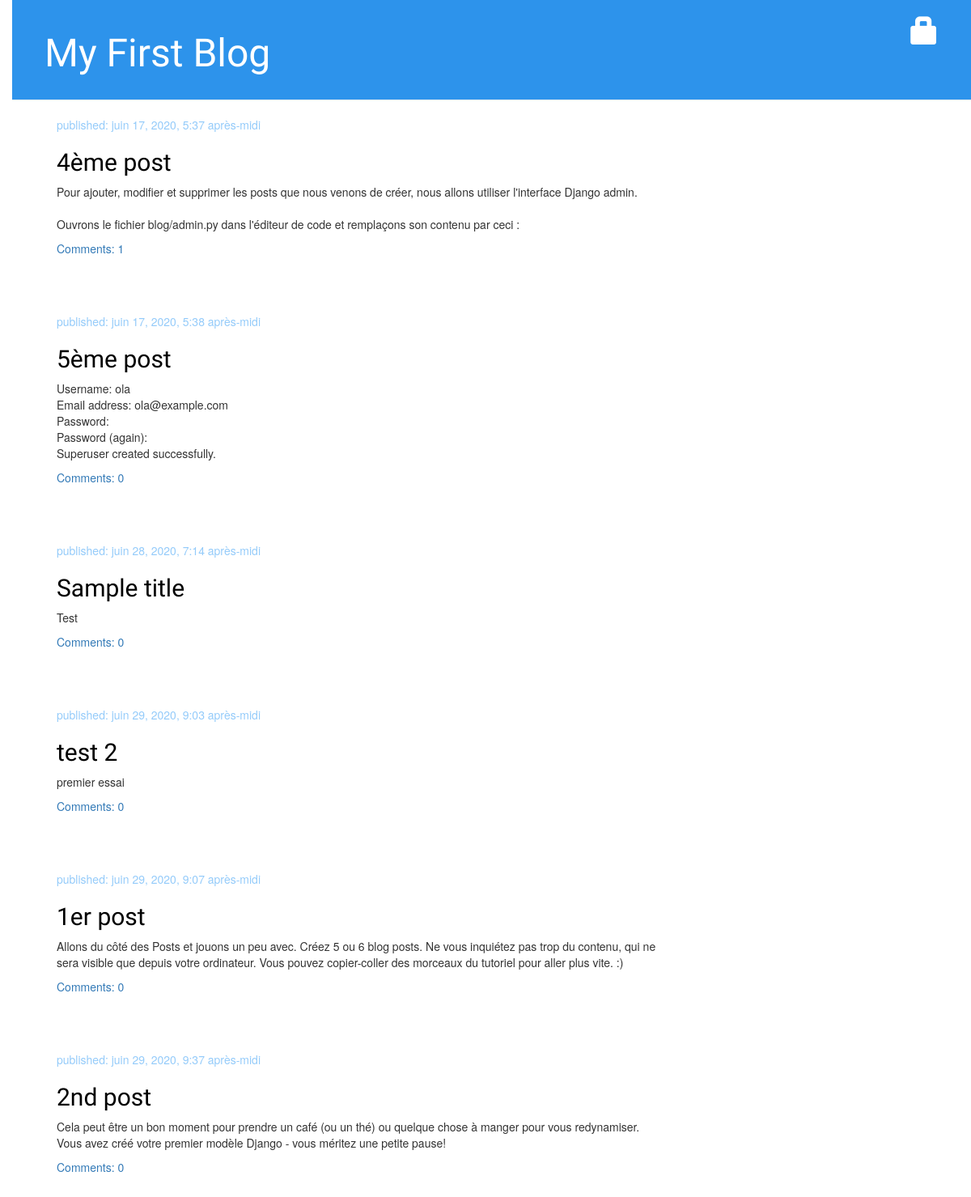
The page / on the database its author committed.
### blog/models.py (models this page shows, shortened)
class Post(models.Model):
    author = models.ForeignKey(settings.AUTH_USER_MODEL, on_delete=models.CASCADE)
    title = models.CharField(max_length=200)
    text = models.TextField()
    created_date = models.DateTimeField(default=timezone.now)
    published_date = models.DateTimeField(blank=True, null=True)
    def approved_comments(self):
        return self.comments.filter(approved_comment=True)

### blog/views.py (the view)
# urls.py: path('', views.post_list, name='post_list'),
def post_list(request):
    posts = Post.objects.filter(published_date__lte=timezone.now()).order_by('published_date')
    return render(request, 'blog/post_list.html', {'posts': posts})

### blog/templates/blog/post_list.html
{% extends 'blog/base.html' %}
{% block content %}
    {% for post in posts %}
        <div class="post">
            <div class="date">
                <p>published: {{ post.published_date }}</p>
            </div>
            <h2><a href="{% url 'post_detail' pk=post.pk %}">{{ post.title }}</a></h2>
            <p>{{ post.text|linebreaksbr }}</p>
            <a href="{% url 'post_detail' pk=post.pk %}">Comments: {{ post.approved_comments.count }}</a>
        </div>
    {% endfor %}
{% endblock %}

### blog/static/css/blog.css (style rules this page uses)
h1 a, h2 a { color: #41A6FF; font-family: 'Lobster'; }
body { padding-left: 15px; }
h1, h2, h3, h4 { font-family: 'Lobster', cursive; }
.date { color: #94CBFA; }
.post { margin-bottom: 70px; }
.post h2 a, .post h2 a:visited { color: #000000; }

### rows shown on the page
Post: published_date "juin 17, 2020, 5:37 après-midi", title "4ème post", text "Pour ajouter, modifier et supprimer les posts que nous venons de créer, nous allons utiliser l'interface Django admin. Ouvrons le fichier blog/admin.py dans l'éditeur de code et remplaçons son contenu par ceci :", approved_comments.count "1"
Post: published_date "juin 17, 2020, 5:38 après-midi", title "5ème post", text "Username: ola Email address: ola@example.com Password: Password (again): Superuser created successfully.", approved_comments.count "0"
Post: published_date "juin 28, 2020, 7:14 après-midi", title "Sample title", text "Test", approved_comments.count "0"
Post: published_date "juin 29, 2020, 9:03 après-midi", title "test 2", text "premier essai", approved_comments.count "0"
Post: published_date "juin 29, 2020, 9:07 après-midi", title "1er post", text "Allons du côté des Posts et jouons un peu avec. Créez 5 ou 6 blog posts. Ne vous inquiétez pas trop du contenu, qui ne sera visible que depuis votre ordinateur. Vous pouvez copier-coller des morceaux du tutoriel pour aller plus vite. :)", approved_comments.count "0"
Post: published_date "juin 29, 2020, 9:37 après-midi", title "2nd post", text "Cela peut être un bon moment pour prendre un café (ou un thé) ou quelque chose à manger pour vous redynamiser. Vous avez créé votre premier modèle Django - vous méritez une petite pause!", approved_comments.count "0"
